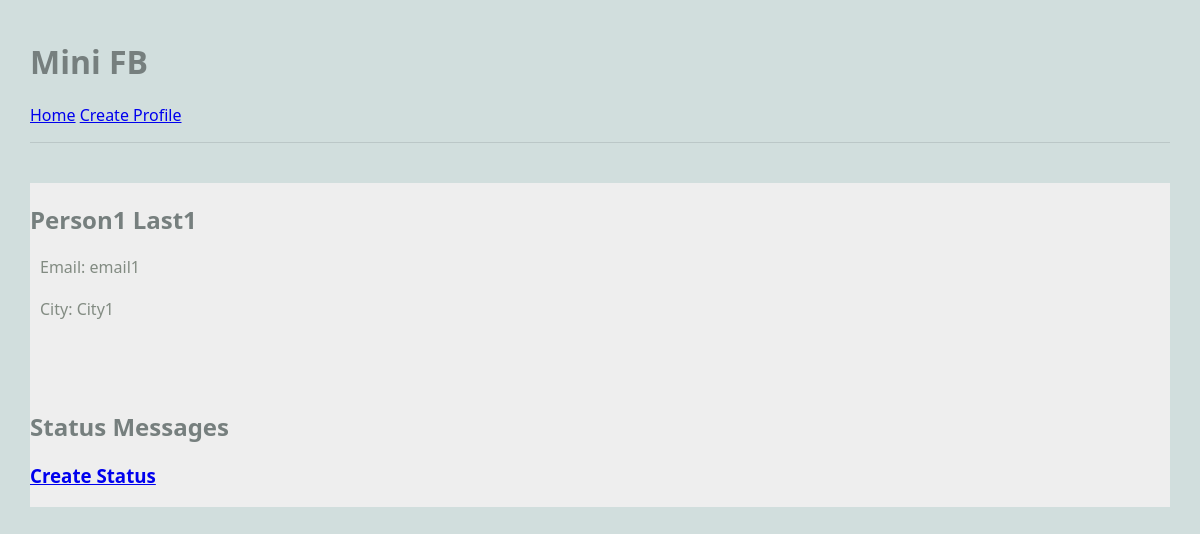
Before: /mini_fb/profile/1 with the older database file.
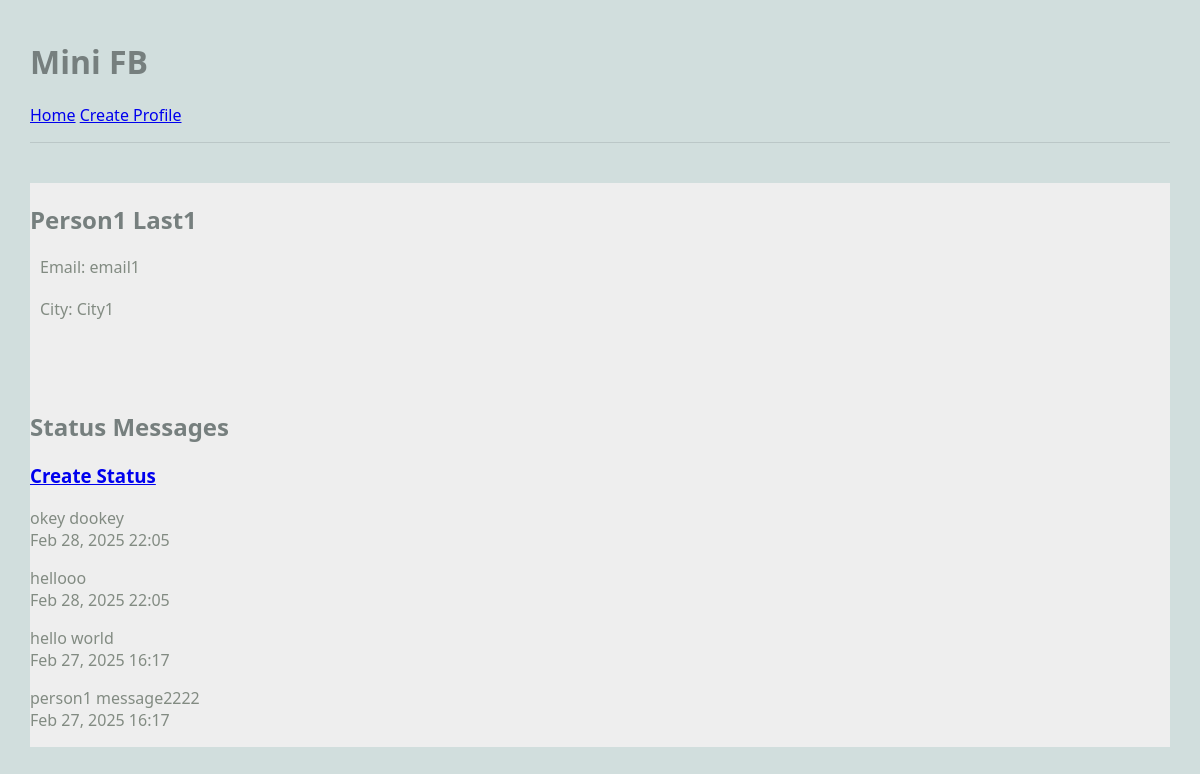
After: the same page with the newer database file.
### mini_fb/models.py (models this page shows, shortened)
class StatusMessage(models.Model):
    profile = models.ForeignKey("Profile", on_delete=models.CASCADE)
    message = models.TextField(blank=False)
    timestamp = models.DateTimeField(auto_now=True)

### mini_fb/views.py (the view)
# urls.py: path('profile/<int:pk>', ShowProfilePageView.as_view(), name='show_profile'),
class ShowProfilePageView(DetailView):
    model = Profile
    template_name = 'mini_fb/show_profile.html' ## reusing same template!!
    context_object_name = 'profile'

### mini_fb/models.py (called while the page is built)
    def get_status_messages(self):
        status_messages = StatusMessage.objects.filter(profile=self).order_by('-timestamp')
        return status_messages

### mini_fb/templates/mini_fb/show_profile.html (shortened to what this page needs)
{% extends 'mini_fb/base.html' %}
{% block content %}
<main class="grid-container">
  <article class="featured">
    <div>
      <h2>{{profile.fname}} {{profile.lname}}</h2>
      <p>Email: {{profile.email}}</p>
      <p>City: {{profile.city}}</p>
    </div>
  </article>
  <div>
    <h2>Status Messages</h2>
    <h3>
      <a href="{% url 'create_status' profile.pk %}">Create Status</a>
    </h3>
    {% for message in profile.get_status_messages %}
    <div>
      <p>{{message.message}} </br> {{message.timestamp|date:"M d, Y H:i"}}</p>
    </div>
    {% endfor %}
  </div>
</main>
{% endblock %}

Changed rows visible on the page:
added StatusMessage: message "okey dookey", timestamp "Feb 28, 2025 22:05"
added StatusMessage: message "hellooo", timestamp "Feb 28, 2025 22:05"
added StatusMessage: message "hello world", timestamp "Feb 27, 2025 16:17"
added StatusMessage: message "person1 message2222", timestamp "Feb 27, 2025 16:17"
